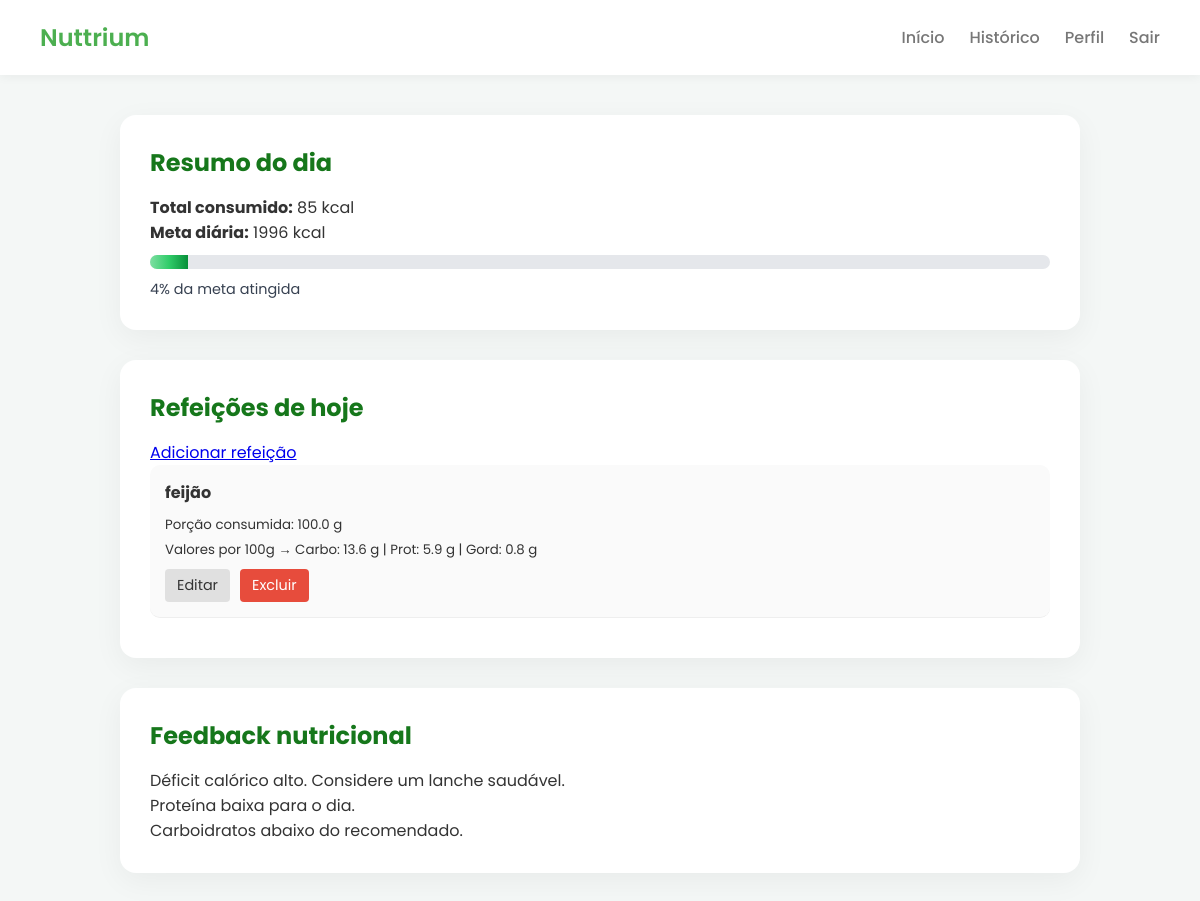
/dashboard/ (signed in), run on the app's committed database.
### perfil/models.py (models this page shows, shortened)
class Perfil(models.Model):
    user = models.OneToOneField(User, on_delete=models.CASCADE)
    peso = models.FloatField(null=True, blank=True)
    altura = models.FloatField(null=True, blank=True)
    idade = models.IntegerField(null=True, blank=True)
    meta_calorica = models.FloatField(null=True, blank=True)
    atividade = models.CharField(
        max_length=20,
        choices=[
            ('sedentario', 'Sedentário'),
            ('leve', 'Leve'),
            ('moderado', 'Moderado'),
            ('intenso', 'Intenso'),
        ],
        default='sedentario'
    )
    objetivo = models.CharField(
        max_length=20,
        choices=[
            ('perder', 'Perder peso'),
            ('manter', 'Manter peso'),
            ('ganhar', 'Ganhar peso'),
        ],
        default='manter'
    )
    meta_calorica = models.FloatField(default=0)

### refeicoes/models.py (models this page shows)
class Refeicao(models.Model):
    user = models.ForeignKey(User, on_delete=models.CASCADE)
    nome = models.CharField(max_length=100)
    porcao = models.FloatField(help_text="Quantidade consumida em gramas")
    carboidratos = models.FloatField(help_text="Carboidratos por 100g")
    proteinas = models.FloatField(help_text="Proteínas por 100g")
    gorduras = models.FloatField(help_text="Gorduras por 100g")
    data = models.DateField(auto_now_add=True)
    def calorias(self):
        fator = self.porcao / 100
        return (
            (self.carboidratos * 4 +
             self.proteinas * 4 +
             self.gorduras * 9)
            * fator
        )

### alimentacao/views.py (the view)
# urls.py: path("dashboard/", views.dashboard, name="dashboard"),
@login_required
def dashboard(request):
    perfil = Perfil.objects.filter(user=request.user).first()
    refeicoes = Refeicao.objects.filter(user=request.user)
    total_calorias = sum(r.calorias() for r in refeicoes)
    percentual = 0
    if perfil and perfil.meta_calorica:
        percentual = min((total_calorias / perfil.meta_calorica) * 100, 100)
    feedback = []
    if perfil and perfil.meta_calorica:
        feedback = gerar_feedback(
            total_calorias,
            perfil.meta_calorica,
            sum(r.carboidratos for r in refeicoes),
            sum(r.proteinas for r in refeicoes),
            sum(r.gorduras for r in refeicoes),
        )
    return render(request, "dashboard.html", {
        "perfil": perfil,
        "refeicoes": refeicoes,
        "total": total_calorias,
        "percentual": percentual,
        "feedback": feedback,
    })

### alimentacao/services.py (called while the page is built)
def gerar_feedback(total, meta, carbo, prot, gord):
    pct = (total / meta) * 100 if meta else 0
    mensagens = []
    if pct < 70:
        mensagens.append("Déficit calórico alto. Considere um lanche saudável.")
    elif pct <= 100:
        mensagens.append("Você está dentro da meta calórica.")
    else:
        mensagens.append("Excesso calórico. Prefira refeições leves.")
    if prot < 50:
        mensagens.append("Proteína baixa para o dia.")
    if gord > 70:
        mensagens.append("Gordura elevada.")
    if carbo < 130:
        mensagens.append("Carboidratos abaixo do recomendado.")
    return mensagens

### alimentacao/templates/dashboard.html
{% extends 'base.html' %}
{% block content %}
<div class="card">
  <h2>Resumo do dia</h2>
  <p><strong>Total consumido:</strong> {{ total|floatformat:0 }} kcal</p>
  {% if perfil and perfil.meta_calorica %}
    <p><strong>Meta diária:</strong> {{ perfil.meta_calorica|floatformat:0 }} kcal</p>
    <div class="progress">
      <div class="progress-fill" style="width: {{ percentual }}%;"></div>
    </div>
    <p class="percentual">
      {{ percentual|floatformat:0 }}% da meta atingida
    </p>
  {% else %}
    <p>Complete seu perfil para calcular a meta diária.</p>
    <a href="{% url 'perfil' %}" class="btn">Completar perfil</a>
  {% endif %}
</div>
<div class="card">
  <h2>Refeições de hoje</h2>
  <a href="{% url 'criar_refeicao' %}" class="btn">Adicionar refeição</a>
  {% if refeicoes %}
    <ul class="historico">
      {% for r in refeicoes %}
        <li class="item-refeicao">
          <strong>{{ r.nome }}</strong>
          <div class="detalhes-refeicao">
            <small>
              Porção consumida: {{ r.porcao }} g<br>
              Valores por 100g →
              Carbo: {{ r.carboidratos }} g |
              Prot: {{ r.proteinas }} g |
              Gord: {{ r.gorduras }} g
            </small>
          </div>
          <div class="acoes">
            <a href="{% url 'editar_refeicao' r.id %}" class="btn-secundario">
              Editar
            </a>
            <a href="{% url 'excluir_refeicao' r.id %}"
               class="btn-perigo"
               onclick="return confirm('Deseja excluir esta refeição?');">
              Excluir
            </a>
          </div>
        </li>
      {% endfor %}
    </ul>
  {% else %}
    <p>Nenhuma refeição registrada hoje.</p>
  {% endif %}
</div>
{% if feedback %}
<div class="card">
  <h2>Feedback nutricional</h2>
  {% for msg in feedback %}
    <p>{{ msg }}</p>
  {% endfor %}
</div>
{% endif %}
{% endblock %}

### alimentacao/static/css/styles.css (style rules this page uses)
:root { --verde: #4CAF50; --verde-escuro: #16771b; --fundo: #f4f7f6; --card: #ffffff; --texto: #333; --cinza: #777; }
* { margin: 0; padding: 0; box-sizing: border-box; font-family: 'Poppins', sans-serif; }
body { background: var(--fundo); color: var(--texto); }
.card { background: var(--card); padding: 30px; border-radius: 16px; box-shadow: 0 8px 30px rgba(0,0,0,.05); margin-bottom: 30px; }
.card h2 { margin-bottom: 15px; color: var(--verde-escuro); }
.historico li { padding: 15px; background: #fafafa; border-radius: 10px; margin-bottom: 10px; list-style: none; }
.progress { width: 100%; height: 14px; background: #e5e7eb; border-radius: 10px; overflow: hidden; margin: 10px 0; }
.progress-fill { height: 100%; background: linear-gradient(90deg, #7edfa2, #30cc69, #078f39); transition: width 0.4s ease; }
.progress-fill { width: calc(var(--percentual) * 1%); }
.percentual { font-size: 0.9rem; color: #374151; }
.item-refeicao { margin-bottom: 12px; padding-bottom: 10px; border-bottom: 1px solid #eee; }
.detalhes-refeicao { margin-top: 6px; }
.acoes { margin-top: 8px; display: flex; gap: 10px; }
.btn-secundario { padding: 6px 12px; background-color: #e0e0e0; color: #333; border-radius: 4px; text-decoration: none; font-size: 0.9rem; }
.btn-perigo { padding: 6px 12px; background-color: #e74c3c; color: white; border-radius: 4px; text-decoration: none; font-size: 0.9rem; }

### data on the page
Perfil: meta_calorica "1996"
Refeicao: nome "feijão", porcao "100.0", carboidratos "13.6", proteinas "5.9", gorduras "0.8"

### other printed values
{{ total|floatformat:0 }} "85"
{{ percentual|floatformat:0 }} "4"
{{ msg }} "Déficit calórico alto. Considere um lanche saudável." "Proteína baixa para o dia." "Carboidratos abaixo do recomendado."
